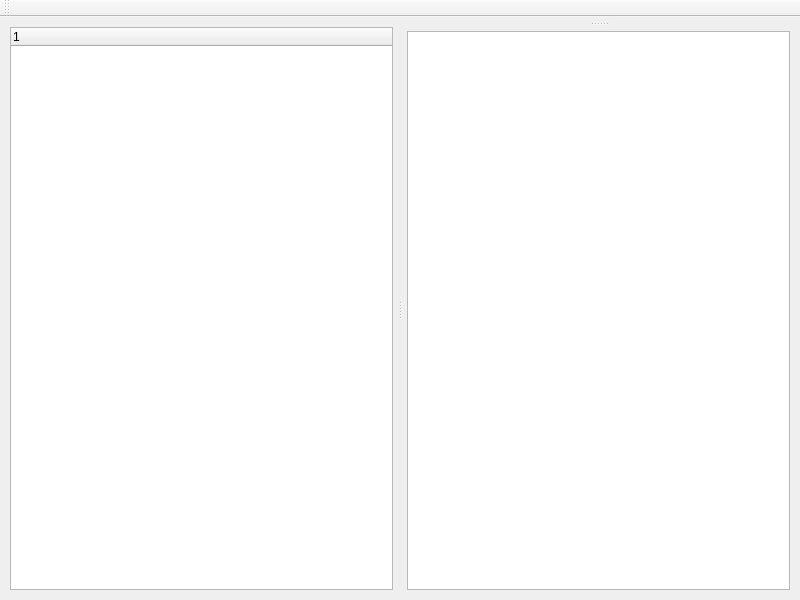
<?xml version="1.0" encoding="UTF-8"?>
<ui version="4.0">
 <class>GuiApplication</class>
 <widget class="QMainWindow" name="GuiApplication">
  <property name="geometry">
   <rect>
    <x>0</x>
    <y>0</y>
    <width>800</width>
    <height>600</height>
   </rect>
  </property>
  <property name="windowTitle">
   <string>MainWindow</string>
  </property>
  <widget class="QWidget" name="centralwidget">
   <layout class="QHBoxLayout" name="horizontalLayout">
    <property name="spacing">
     <number>2</number>
    </property>
    <property name="leftMargin">
     <number>5</number>
    </property>
    <property name="topMargin">
     <number>5</number>
    </property>
    <property name="rightMargin">
     <number>5</number>
    </property>
    <property name="bottomMargin">
     <number>5</number>
    </property>
    <item>
     <widget class="QSplitter" name="MainWindowSplitter">
      <property name="orientation">
       <enum>Qt::Horizontal</enum>
      </property>
      <property name="handleWidth">
       <number>4</number>
      </property>
      <widget class="QStackedWidget" name="ProjectManager">
       <property name="lineWidth">
        <number>1</number>
       </property>
       <widget class="QWidget" name="ProjectTreeWidget">
        <layout class="QVBoxLayout" name="verticalLayout">
         <property name="spacing">
          <number>2</number>
         </property>
         <property name="leftMargin">
          <number>5</number>
         </property>
         <property name="topMargin">
          <number>5</number>
         </property>
         <property name="rightMargin">
          <number>5</number>
         </property>
         <property name="bottomMargin">
          <number>5</number>
         </property>
         <item>
          <widget class="QTreeWidget" name="TreeWidget">
           <column>
            <property name="text">
             <string notr="true">1</string>
            </property>
           </column>
          </widget>
         </item>
        </layout>
       </widget>
      </widget>
      <widget class="QSplitter" name="WindowSplitter">
       <property name="orientation">
        <enum>Qt::Vertical</enum>
       </property>
       <widget class="QStackedWidget" name="GUIWidget"/>
       <widget class="QStackedWidget" name="InfWidget">
        <widget class="QWidget" name="MessageWidget">
         <layout class="QVBoxLayout" name="verticalLayout_2">
          <property name="spacing">
           <number>2</number>
          </property>
          <property name="leftMargin">
           <number>5</number>
          </property>
          <property name="topMargin">
           <number>5</number>
          </property>
          <property name="rightMargin">
           <number>5</number>
          </property>
          <property name="bottomMargin">
           <number>5</number>
          </property>
          <item>
           <widget class="QTextEdit" name="MessageShow"/>
          </item>
         </layout>
        </widget>
       </widget>
      </widget>
     </widget>
    </item>
   </layout>
  </widget>
  <widget class="QToolBar" name="toolBar">
   <property name="windowTitle">
    <string>toolBar</string>
   </property>
   <attribute name="toolBarArea">
    <enum>TopToolBarArea</enum>
   </attribute>
   <attribute name="toolBarBreak">
    <bool>false</bool>
   </attribute>
  </widget>
 </widget>
 <resources/>
 <connections/>
</ui>
